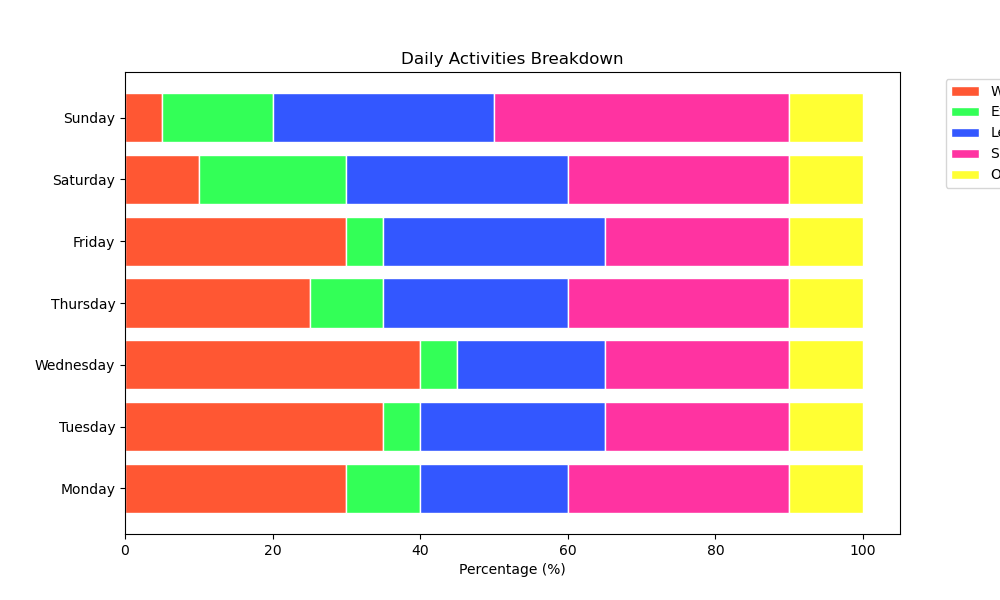

Reproduce this figure in Python.

import matplotlib.pyplot as plt
import numpy as np

# Data
activities = ['Monday', 'Tuesday', 'Wednesday', 'Thursday', 'Friday', 'Saturday', 'Sunday']
work = [30, 35, 40, 25, 30, 10, 5]
exercise = [10, 5, 5, 10, 5, 20, 15]
leisure = [20, 25, 20, 25, 30, 30, 30]
sleep = [30, 25, 25, 30, 25, 30, 40]
others = [10, 10, 10, 10, 10, 10, 10]

# Plotting
fig, ax = plt.subplots(figsize=(10, 6))

# Stacked bar chart
ax.barh(activities, work, color='#FF5733', edgecolor='white')
ax.barh(activities, exercise, left=np.array(work), color='#33FF57', edgecolor='white')
ax.barh(activities, leisure, left=np.array(work) + np.array(exercise), color='#3357FF', edgecolor='white')
ax.barh(activities, sleep, left=np.array(work) + np.array(exercise) + np.array(leisure), color='#FF33A1', edgecolor='white')
ax.barh(activities, others, left=np.array(work) + np.array(exercise) + np.array(leisure) + np.array(sleep), color='#FFFF33', edgecolor='white')

# Labels and title
ax.set_xlabel('Percentage (%)')
ax.set_title('Daily Activities Breakdown')

# Legend
ax.legend(['Work', 'Exercise', 'Leisure', 'Sleep', 'Others'], bbox_to_anchor=(1.05, 1), loc='upper left')

plt.show()
